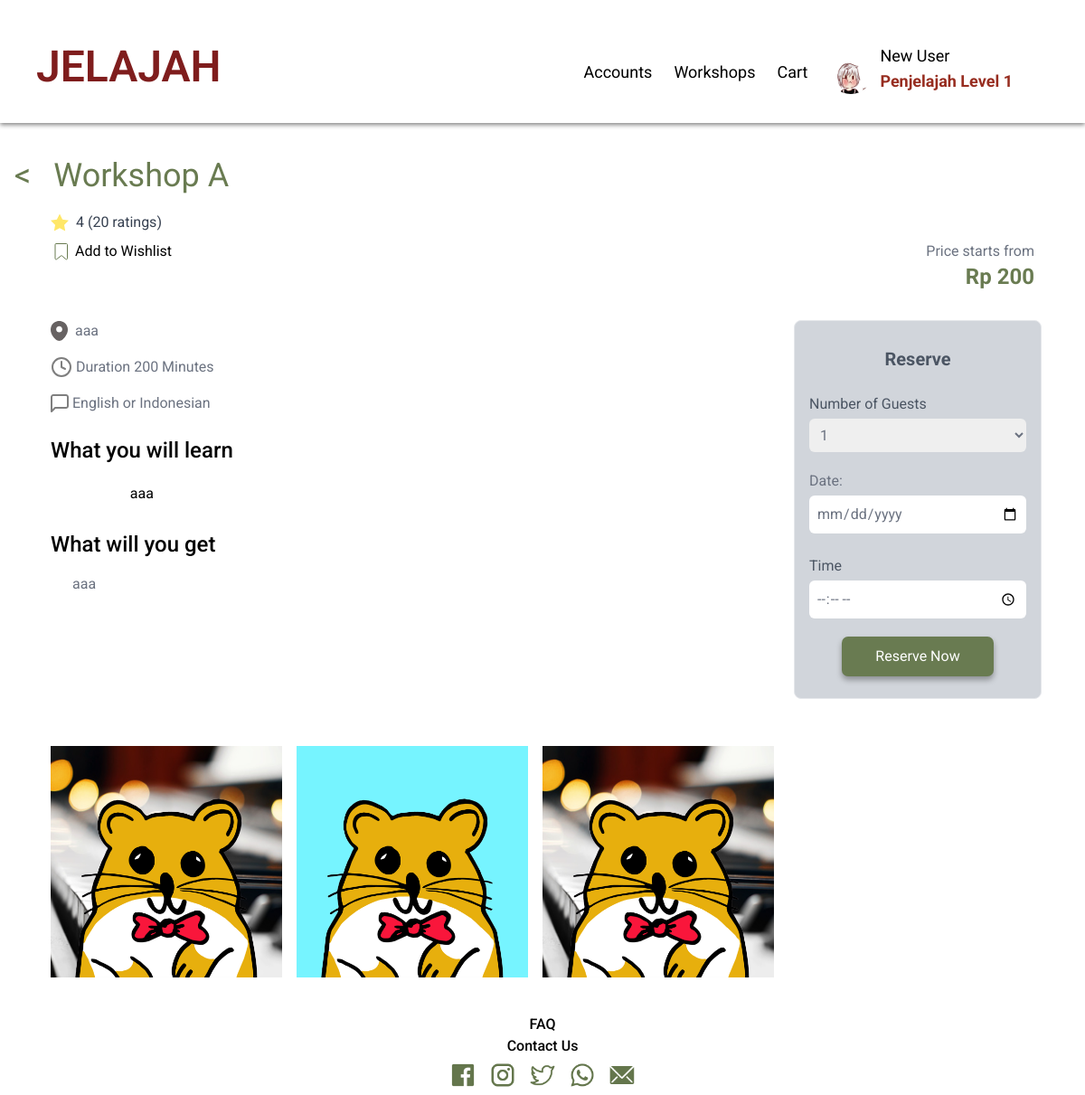
The page /views/workshop.php?workshop_id=1 (signed in) on the database its author committed.
### tables this page shows
CREATE TABLE `tb_user` (
  `user_id` int(100) NOT NULL,
  `user_name` varchar(100) NOT NULL,
  `user_pass` varchar(100) NOT NULL,
  `user_gender` varchar(10) NOT NULL,
  `user_dob` date NOT NULL,
  `user_email` varchar(100) NOT NULL,
  `user_phone` varchar(20) NOT NULL,
  `user_addr` varchar(100) NOT NULL,
  `user_image` varchar(100) NOT NULL,
  `user_isActive` varchar(10) NOT NULL
);

CREATE TABLE `tb_workshop` (
  `workshop_id` int(100) NOT NULL,
  `workshop_name` varchar(100) NOT NULL,
  `workshop_addr` varchar(100) NOT NULL,
  `workshop_duration` int(10) NOT NULL,
  `workshop_date` date NOT NULL,
  `workshop_time` time(6) NOT NULL,
  `workshop_desc_l` varchar(500) NOT NULL,
  `workshop_desc_g` varchar(500) NOT NULL,
  `workshop_price` int(20) NOT NULL,
  `workshop_isActive` varchar(10) NOT NULL,
  `workshop_type` varchar(10) NOT NULL
);

CREATE TABLE `tb_workshop_images` (
  `workshop_id` int(100) NOT NULL,
  `workshop_image` varchar(100) NOT NULL,
  `workshop_image_id` int(100) NOT NULL
);

### views/partials/get-workshop-data.php (called while the page is built, shortened)
<?php
$input_workshop_id = $_GET['workshop_id'];
$check_workshop_id_sql = "SELECT * FROM tb_workshop WHERE workshop_id = '$input_workshop_id';";
$check_workshop_id_res = mysqli_query($conn, $check_workshop_id_sql);
$get_workshop_data_row = mysqli_fetch_assoc($check_workshop_id_res);
$get_workshop_data_workshop_id = $get_workshop_data_row['workshop_id'];
$get_workshop_data_workshop_name = $get_workshop_data_row['workshop_name'];
$get_workshop_data_workshop_addr = $get_workshop_data_row['workshop_addr'];
$get_workshop_data_workshop_duration = $get_workshop_data_row['workshop_duration'];
$get_workshop_data_workshop_desc_l = $get_workshop_data_row['workshop_desc_l'];
$get_workshop_data_workshop_desc_g = $get_workshop_data_row['workshop_desc_g'];
$get_workshop_data_workshop_price = $get_workshop_data_row['workshop_price'];
?>

### views/partials/get-user-data.php (called while the page is built, shortened)
<?php
if(isset($_SESSION['active-user']) && $_SESSION['active-user'] != ""){
    $get_active_user_email = $_SESSION['active-user'];
    $get_user_info_sql = "SELECT tb_user.* FROM tb_user WHERE user_email = ?;";
    $get_user_info_stmt = mysqli_stmt_init($conn);
    if(!mysqli_stmt_prepare($get_user_info_stmt, $get_user_info_sql)){
        $_SESSION['user-login'] = "<p style='color: red;'>Something Went Wrong.</p>";
        $_SESSION['active-user'] = "";
        unset($_SESSION['active-user']);
        include('logout.php');
        echo "<script type='text/javascript'>window.location.href='login.php';</script>";
        die();
    }else{
        mysqli_stmt_bind_param($get_user_info_stmt, "s", $get_active_user_email);
        mysqli_stmt_execute($get_user_info_stmt);
        $get_user_info_res = mysqli_stmt_get_result($get_user_info_stmt);
        $get_user_info_row = mysqli_fetch_assoc($get_user_info_res);
        $get_user_info_user_id = $get_user_info_row['user_id'];
    }
}else{
    unset($_SESSION['active-user']);
    include('logout.php');
    echo "<script type='text/javascript'>window.location.href='login.php';</script>";
    die();
}
?>

### views/workshop.php (the view, shortened to what this page needs)
<?php
include('partials/header-visitor.php');
?>
<head>
    <link href="https://cdn.jsdelivr.net/npm/tailwindcss@2.2.15/dist/tailwind.min.css" rel="stylesheet">
    <link href="https://cdn.jsdelivr.net/npm/flatpickr/dist/flatpickr.min.css" rel="stylesheet">
    <link rel="stylesheet" href="css/workshop-details-styles">
</head>
<body class="font-sans ">
<form action="" method="post">
    <header style="padding-top: 150px;" class="flex items-center justify-start p-4">
    <?php
    include('partials/get-user-data.php');
    include('partials/get-workshop-data.php');
    ?>
        <a href="workshops.php">
            <div class="text-4xl text-custom-color">&lt;&nbsp;</div>
        </a>
        <h1 class="text-4xl text-custom-color ml-4"><?php echo $get_workshop_data_workshop_name;?></h1>
    </header>
        <div class="flex items-center mt-1 ml-14">
            <svg xmlns="http://www.w3.org/2000/svg" width="20" height="20" viewBox="0 0 20 20" fill="none">
                <path d="M10 0.490234L13.09 6.75023L20 7.76023L15 12.6302L16.18 19.5102L10 16.2602L3.82 19.5102L5 12.6302L0 7.76023L6.91 6.75023L10 0.490234Z" fill="#FFE768"/>
            </svg>
            <span class="ml-1 text-gray-700">&nbsp;4 (20 ratings)</span>
        </div>
        <div class="mt-0 ml-7">
            <div class="flex justify-between items-start">
                <div class="text-left mt-2 ml-8">
                <?php
                $is_wishlisht_sql = "SELECT * FROM tb_user_wishlist
                WHERE user_id='$get_user_info_user_id'
                AND workshop_id='$get_workshop_data_workshop_id'
                ;";
                $is_wishlisht_res = mysqli_query($conn, $is_wishlisht_sql);
                $is_wishlisht_count = mysqli_num_rows($is_wishlisht_res);
                if($is_wishlisht_count == 1){
                    ?>
                        <a href="actions\remove-wishlist-item.php?workshop_id=<?php echo $get_workshop_data_workshop_id;?>" class="text-black flex items-center hover:text-gray-600">
                                    <span>
                                        <svg xmlns="http://www.w3.org/2000/svg" width="15" height="19" viewBox="0 0 15 19">
                                            <path d="M1 16.9415V1.50211C1 0.949821 1.44772 0.5 2 0.5H8H13.5C14.0523 0.5 14.5 0.947716 14.5 1.5V16.8439C14.5 17.6953 13.504 18.1572 12.8541 17.6073L8.62253 14.0268C8.26012 13.7201 7.73206 13.7105 7.35877 14.0038L2.61782 17.7289C1.96169 18.2444 1 17.7759 1 16.9415Z" stroke="#697B51"/>
                                        </svg>
                                    </span>
                                    <span class="ml-1">&nbsp;Remove from Wishlist</span>
                            </a>
                    <?php
                }else{
                    ?>
                        <a href="actions\add-wishlist-item.php?workshop_id=<?php echo $get_workshop_data_workshop_id;?>" class="text-black flex items-center hover:text-gray-600">
                                <span>
                                </span>
                                <span class="ml-1">&nbsp;Add to Wishlist</span>
                        </a>
                    <?php
                }
                ?>
                </div>
                <div class="text-right mt-2 mr-4">
                    <div class="mr-10">
                        <p class="text-gray-500">Price starts from</p>
                        <p class="text-custom-color font-bold text-2xl">Rp <?php echo $get_workshop_data_workshop_price;?></p>
                    </div>
                </div>
            </div>
        </div>
        <div class="flex justify-between items-start p-8 mr-4 text-gray-500 ml-6">
            <div class="flex flex-col">
                <div class="flex items-center">
                    <span>&nbsp;&nbsp;<?php echo $get_workshop_data_workshop_addr?></span>
                </div>
                <div class="flex items-center mt-4">
                    <span>&nbsp;Duration <?php echo $get_workshop_data_workshop_duration?> Minutes</span>
                </div>
             <div class="flex items-center mt-4">
                <span>&nbsp;English or Indonesian</span>
            </div>
        <h2 class="font-roboto text-black text-2xl font-medium mt-6">What you will learn</h2>
        <div class="max-w-xl mx-auto">
            <p class="text-black font-inter text-base font-normal leading-8 mt-4">
                <?php echo $get_workshop_data_workshop_desc_l;?>
            </p>
        </div>
        <h2 class="font-roboto text-black text-2xl font-medium mt-6">
            What will you get</h2>
            <ul class="list-disc pl-6 mt-4">
            <?php echo $get_workshop_data_workshop_desc_g;?>
            </ul>
    </div>
            <div class="bg-gray-300 h-120 px-4 pb-6 border  rounded-lg ">
                <p class="text-gray-600 font-bold text-xl mt-7 text-center">Reserve</p>
                <div class="flex justify-start items-start flex-col">
                    <p class="text-gray-600 mt-6">Number of Guests</p>
                    <select name="input_guests" class="w-60 p-2 mt-1 rounded-md border-gray-300 focus:border-indigo-500 focus:ring focus:ring-indigo-200 focus:ring-opacity-50">
                        <option value="1">1</option>
                    </select>
                    <label for="date" class="mt-5">Date:</label>
                    <input type="date" id="date" name="input_date" required class="w-full p-2 mt-1 rounded-md border-gray-300 focus:border-indigo-500 focus:ring focus:ring-indigo-200 focus:ring-opacity-50">
                    <p class="text-gray-600 mt-6">Time</p>
                    <input type="time" name="input_time" id="timeSelect" class="w-full p-2 mt-1 rounded-md border-gray-300 focus:border-indigo-500 focus:ring focus:ring-indigo-200 focus:ring-opacity-50">
                    <button class="reserve-button mt-6" onclick="openPopup()" style="
                    display: block;
                    margin: 20px auto 0; /* Set top margin to 20px and auto for left and right margins */
                    width: 70%;
                    padding: 10px 20px;
                    background-color: #697B51; /* Set the background color */
                    color: white; /* Set the text color */
                    border-radius: 7px; /* Add rounded corners */
                    cursor: pointer; /* Add cursor pointer on hover */
                    transition: background-color 0.3s ease, box-shadow 0.3s ease; /* Add smooth transitions */
                    text-align: center; /* Center text */
                    box-shadow: 0px 4px 6px rgba(0, 0, 0, 0.324); /* Add box-shadow */
                    " type="button">Reserve Now</button>
                </div>
            </div>
</div>
<div class="flex justify-start ml-14 mt-5 mb-10">
    <?php
        $get_workshop_image_sql = "SELECT workshop_image FROM tb_workshop_images
        WHERE workshop_id = '$get_workshop_data_workshop_id'
        LIMIT 3;";
        $get_workshop_image_res = mysqli_query($conn, $get_workshop_image_sql);
        $counter = 1;
        while($get_workshop_image_row = mysqli_fetch_assoc($get_workshop_image_res)){
            $get_workshop_image_workshop_image = $get_workshop_image_row['workshop_image'];
            ?>
            <img src="../admin/img/workshop/<?php echo $get_workshop_image_workshop_image;?>" alt="Image <?php echo $counter;?>" class="w-64 mr-4">
            <?php
            $counter += 1;
        }
    ?>
</div>
</form>
<?php
include('partials/footer.php');
?>

### views/partials/header-visitor.php (shortened to what this page needs)
<?php
include('./dbconn/connection.php');
?>
<?php
if(isset($_SESSION['active-user'])){
    $get_active_user_email = $_SESSION['active-user'];
    $get_user_info_sql = "SELECT tb_user.user_name, tb_user.user_image FROM tb_user WHERE user_email = ?;";
    $get_user_info_stmt = mysqli_stmt_init($conn);
    if(!mysqli_stmt_prepare($get_user_info_stmt, $get_user_info_sql)){
        $_SESSION['user-login'] = "<p style='color: red;'>Something Went Wrong.</p>";
        $_SESSION['active-user'] = "";
        unset($_SESSION['active-user']);
        include('logout.php');
        echo "<script type='text/javascript'>window.location.href='login.php';</script>";
        die();
    }else{
        mysqli_stmt_bind_param($get_user_info_stmt, "s", $get_active_user_email);
        mysqli_stmt_execute($get_user_info_stmt);
        $get_user_info_res = mysqli_stmt_get_result($get_user_info_stmt);
        $get_user_info_row = mysqli_fetch_assoc($get_user_info_res);
        $get_user_info_user_name = $get_user_info_row['user_name'];
        $get_user_info_user_image = $get_user_info_row['user_image'];
    }
}
?>
<!DOCTYPE html>
<html lang="en">
<head>
    <link href="https://cdn.jsdelivr.net/npm/tailwindcss@2.2.15/dist/tailwind.min.css" rel="stylesheet">
    <link rel="stylesheet" href="css/styles.css">
    <link rel="stylesheet" href="css/workshop-page-style.css">
</head>
<body class="font-sans relative">
    <?php if(isset($_SESSION['active-user']))
    {
        ?>
        <header id="site-header" style="box-shadow: 0 2px 5px gray;" class="fixed top-0 left-0 right-0 bg-white text-black py-8 flex justify-between items-center px-10 mb-8 z-50">
            <a href="./home.php"><div><h1 class="text-red-900 font-inter font-semibold text-3xl md:text-4xl lg:text-5xl xl:text-6xl mt-3" >JELAJAH</h1></div></a>
            <nav class="ml-4 mr-10 mt-4 flex items-center">
                <ul class="flex space-x-6 items-center">
                    <li class="relative mt-2" id="acc-management-nav">
                        <p class="accounts-btn-navbar text-base md:text-lg hover:text-gray-400">Accounts</p>
                    </li>
                    <li class="mt-2">
                    <a href="workshops.php" class="text-base md:text-lg hover:text-gray-400">Workshops</a></li>
                    <li class="mt-2"><a href="../views/cart.php" class="text-base md:text-lg hover:text-gray-400">Cart</a></li>
                    <li class="flex items-center">
                        <?php
                        if($get_user_info_user_image == ""){
                            ?>
                            <img src="../admin/img/user/default-avatar.jpg" alt="Profile Picture" class="mt-2 w-12 h-12 rounded-full mr-2">
                            <?php
                        }else{
                            ?>
                            <img src="../admin/img/user/<?php echo $get_user_info_user_image;?>" alt="Profile Picture" class="mt-2 w-12 h-12 rounded-full mr-2">
                            <?php
                        }
                        ?>
                        <a href="acc-personal-info.php" class="text-base md:text-lg hover:text-gray-400">
                            <div>
                            <?php echo $get_user_info_user_name;?>
                                <br>
                                <p style="color: #972d20; font-weight: bold;">Penjelajah Level 1</p>
                            </div>
                        </a>
                    </li>
                </ul>
            </nav>
        </header>
        <?php
    }
    ?>

### views/css/styles.css (style rules this page uses)
.text-custom-color { color: #697B51; }
.reserve-button { display: block; margin: 20px auto 0; width: 70%; padding: 10px 20px; background-color: #697B51; color: white; border-radius: 7px; cursor: pointer; transition: background-color 0.3s ease, box-shadow 0.3s ease; text-align: center; box-shadow: 0px 4px 6px rgba(0, 0, 0, 0.324); }

### views/css/workshop-page-style.css (style rules this page uses)
body, header { font-family: 'Roboto', sans-serif !important; margin: 0 !important; width: 100% !important; font-size: 16px !important; }
::placeholder { color: black; font-size: 20px; }

### rows shown on the page
tb_user: user_image (picture), user_name "New User"
tb_workshop: workshop_name "Workshop A", workshop_price "200", workshop_addr "aaa", workshop_duration "200", workshop_desc_l "aaa", workshop_desc_g "aaa"
tb_workshop_images: workshop_image (picture)
tb_workshop_images: workshop_image (picture)
tb_workshop_images: workshop_image (picture)
